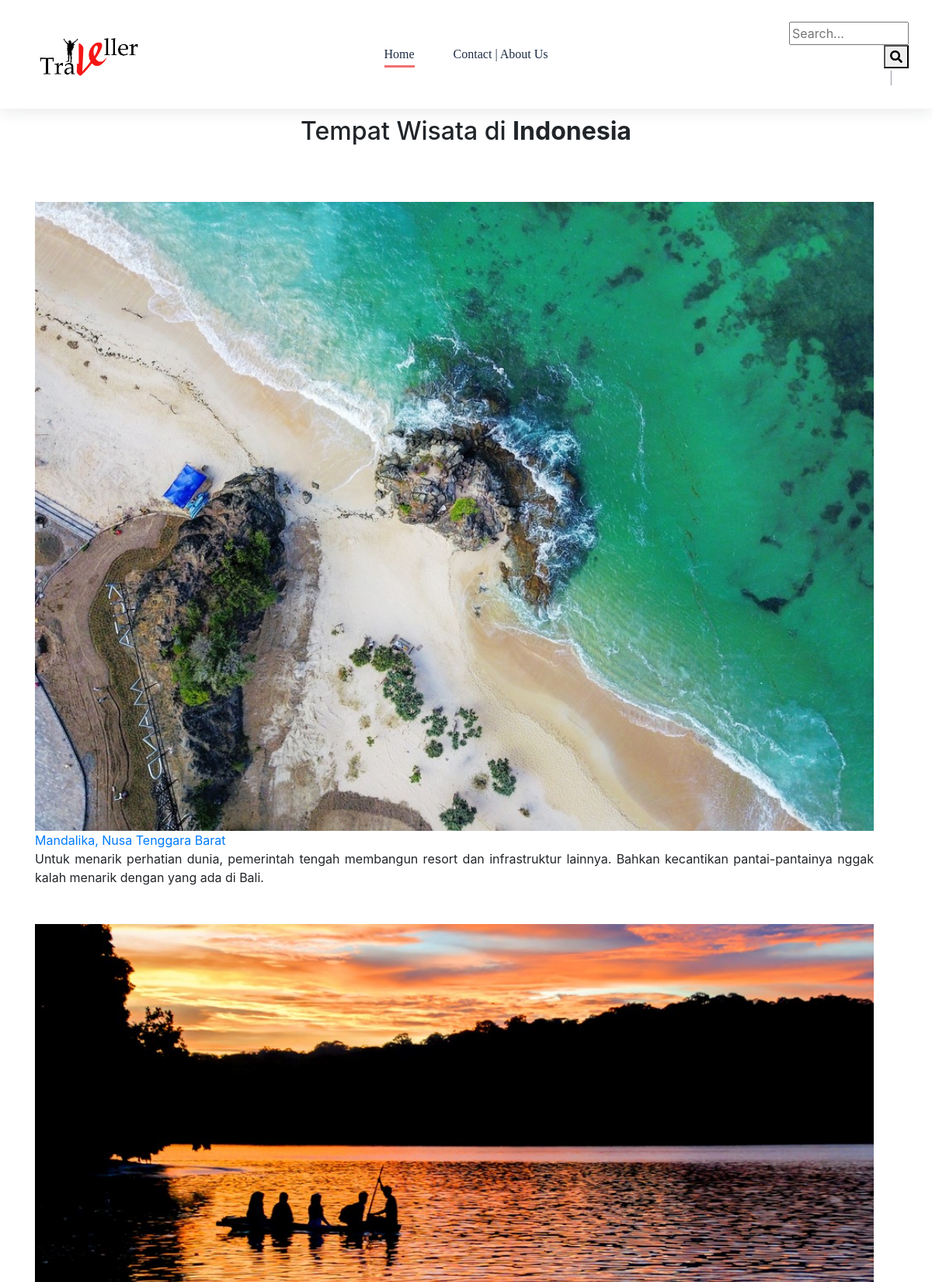
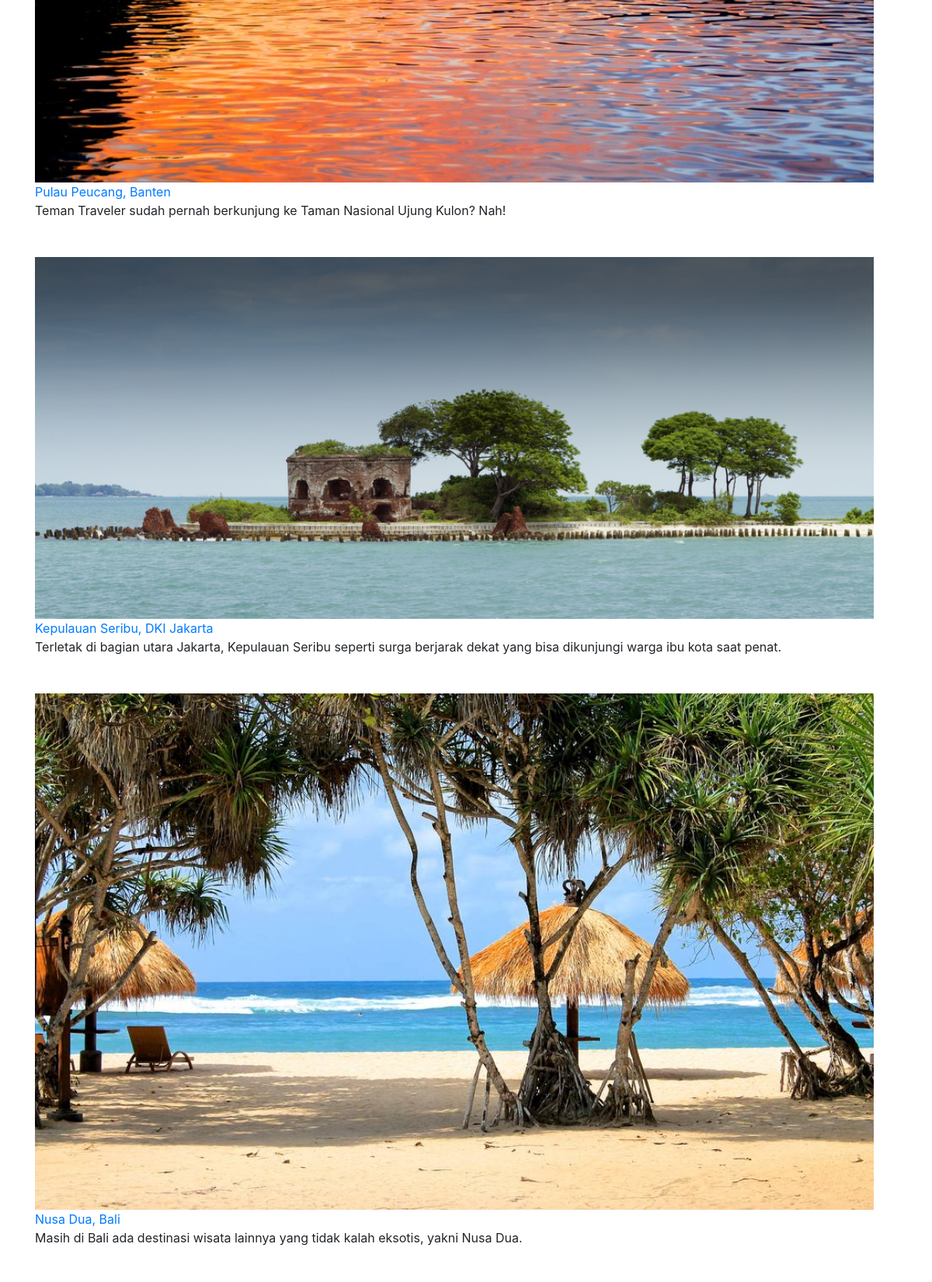
The page / (upper part) on the database its author committed (2 pictures, top to bottom).
### tables this page shows
CREATE TABLE `pages` (
  `id` int(12) NOT NULL,
  `foto` varchar(255) NOT NULL,
  `title` varchar(100) NOT NULL,
  `content` text NOT NULL,
  `created_at` timestamp NOT NULL DEFAULT current_timestamp(),
  `updated_at` timestamp NOT NULL DEFAULT current_timestamp(),
  `deleted_at` timestamp NOT NULL DEFAULT current_timestamp()
);

### index.php (the view, shortened to what this page needs)
<?php
require_once 'admin/config/db.php';
function query($query){
  global $db;
$result = mysqli_query($db, $query);
$rows = [];
while($row = mysqli_fetch_assoc($result)){
  $rows[] = $row;
}
return $rows;
}
$jumlahDataPerHalaman = 5;
$jumlahData = count(query("SELECT * FROM pages"));
$halamanAktif = (isset($_GET["halaman"])) ? $_GET["halaman"] : 1;
$awalData = ($jumlahDataPerHalaman * $halamanAktif) - $jumlahDataPerHalaman;
$pgs = query("SELECT * FROM pages LIMIT $awalData,$jumlahDataPerHalaman");
?>
<!DOCTYPE html>
<html lang="en">
  <head>
    <link rel="stylesheet" href="assets/css/style.css">
    <link rel="stylesheet" href="assets/css/slick.css">
    <link rel="stylesheet" href="assets/css/jquery-ui.css">
    <link rel="stylesheet" href="assets/css/custom_bootstrap.css">
    <link href="admin/assets/fontawesome-free/css/all.min.css" rel="stylesheet">
    <link rel="stylesheet" href="assets/css/plyr.css">
    <link rel="stylesheet" href="assets/css/aos.css">
    <link rel="stylesheet" href="assets/css/animate.css">
    <link rel="stylesheet" href="assets/css/themify-icons.css">
  </head>
  <body>
    <div id="main">
      <header>
        <div class="header-wrapper">
          <div class="container">
            <div class="header-menu">
              <div class="row no-gutters align-items-center justify-content-center">
                <div class="col-4 col-md-2">
                  <a class="logo" disabled="">
                    <img src="assets/images/index/traveller.jpg" alt="logo" width="90%">
                  </a>
                </div>
                <div class="col-8 col-md-8">
                <nav class="navigation">
                  <ul>
                    <li class="nav-item"><a class="pisen-nav-link active" href="index.php">Home</a></i>
                    <li class="nav-item"><a class="pisen-nav-link" href="cas.php">Contact | About Us</a></li>
                  </ul>
                </nav>
              </div>
              <div class="col-0 col-xl-2">
                <div class="menu-function">
                  <div id="search">
                  <form action="" method="post">
                    <input type="text" name="keyword" id="" size="10" autofocus placeholder="Search..." autocomplete="off">
                    <button type="submit" name="cari"><i class="fas fa-search"></i></button>
                  </form>
                  </div>
                </div>
              </div>
            </div>
          </div>
        </div>
      </header>
      <h2 class="text-center"> Tempat Wisata di <b>Indonesia</b> </h2> <br>
      <?php foreach($pgs as $row) : ?>
      <section>
        <div class="container">
          <div class="container row justify-content-center">
            <div class="col-12 col-md-12" align="justify">
              <div class="post-block post-classic">
                <div class="post-img mt-5 text-center">
                  <img src="assets/images/index/<?= $row["foto"]; ?>" width="100%" alt="post image">
                </div>
                <div class="post-detail">
                  <a class="post-title regular" href=""> <?php echo $row["title"]; ?> </a>
                  <p class="post-describe">
                    <?php echo $row["content"]; ?>
                  </p>
                </div>
              </div>
            </div>
          </div>
        </div>
      </section>
      <?php endforeach; ?>
    </div>
  </body>
</html>

### assets/css/style.css (style rules this page uses)
header { position: fixed; top: 0; left: 0; z-index: 20; width: 100vw; transition: .4s ease; }
header .header-wrapper { box-shadow: 0px 4px 18px 0 rgba(32, 45, 73, 0.1); background-color: #fff; padding: 25px 0; transition: .4s ease; }
header .header-wrapper .logo { display: inline-block; }
header .header-wrapper .header-menu ul { text-align: center; padding-left: 0; margin-bottom: 0; }
header .header-wrapper .header-menu ul .nav-item { list-style: none; display: inline-block; }
header .header-wrapper .header-menu ul .nav-item .pisen-nav-link { font-family: "Cerebri-bold"; font-size: 16px; color: #1d2c44; line-height: 24px; display: inline-block; -webkit-transition: 0.3s ease; -moz-transition: 0.3s ease; -ms-transition: 0.3s ease; -o-transition: 0.3s ease; transition: 0.3s ease; display: inline-block; padding: 15px 25px; position: relative; text-transform: capitalize; }
header .header-wrapper .header-menu ul .nav-item .pisen-nav-link:before { background-color: #f17070; content: ""; display: block; position: absolute; height: 3px; width: 0px; bottom: 10px; -webkit-transition: all 0.4s cubic-bezier(0.22, 0.68, 0, 1.71); -moz-transition: all 0.4s cubic-bezier(0.22, 0.68, 0, 1.71); -ms-transition: all 0.4s cubic-bezier(0.22, 0.68, 0, 1.71); -o-transition: all 0.4s cubic-bezier(0.22, 0.68, 0, 1.71); transition: all 0.4s cubic-bezier(0.22, 0.68, 0, 1.71); }
header .header-wrapper .header-menu ul .nav-item .pisen-nav-link.active:before { width: calc(100% - 50px); }
header .header-wrapper .menu-function { text-align: right; }
header .header-wrapper .menu-function #search { display: inline-block; }
header .header-wrapper .menu-function #search:after { content: "|"; margin: 0 20px; font-size: 16px; color: #a4a8b0; }
#main { padding-top: 150px; }

### rows shown on the page
pages: shows a picture, title "Mandalika, Nusa Tenggara Barat", content "Untuk menarik perhatian dunia, pemerintah tengah membangun resort dan infrastruktur lainnya. Bahkan kecantikan pantai-pantainya nggak kalah menarik dengan yang ada di Bali."
pages: foto (picture), title "Pulau Peucang, Banten", content "Teman Traveler sudah pernah berkunjung ke Taman Nasional Ujung Kulon? Nah!"
pages: foto (picture), title "Kepulauan Seribu, DKI Jakarta", content "Terletak di bagian utara Jakarta, Kepulauan Seribu seperti surga berjarak dekat yang bisa dikunjungi warga ibu kota saat penat."
pages: foto (picture), title "Nusa Dua, Bali", content "Masih di Bali ada destinasi wisata lainnya yang tidak kalah eksotis, yakni Nusa Dua."
